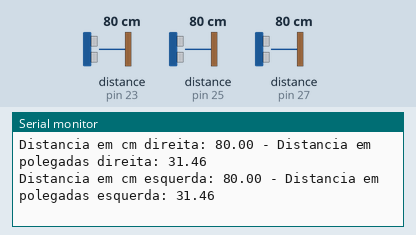
Bench run of a sketch on a simulated Arduino Mega 2560, built with avr-gcc and run on an emulated ATmega2560. On the bench: the last lines printed to the serial monitor. The test bench sets the inputs (shaded band); at power-on: distance to the obstacle (sensors on pin 23, pin 25, pin 27) 80 cm. The echo pulse lasts 58.3 µs per cm.

Above: at 1.2 s.
1.3 s: distance to the obstacle (sensor on pin 23) set to 2 cm
At 2.4 s:
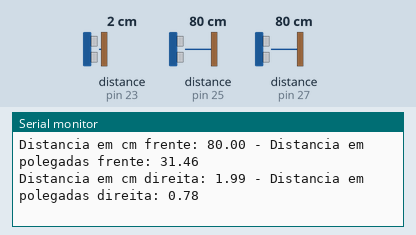
4.3 s: distance to the obstacle (sensor on pin 25) set to 2 cm
At 5.4 s:
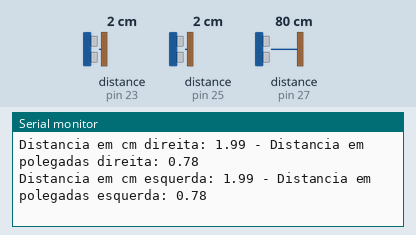
7.3 s: distance to the obstacle (sensor on pin 27) set to 2 cm
At 7.9 s:
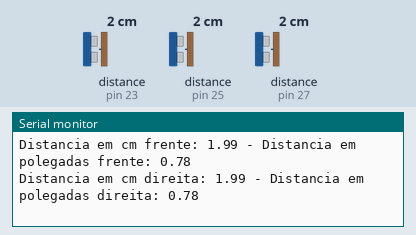
10.3 s: distance to the obstacle (sensor on pin 23) set to 18 cm
At 11.4 s:
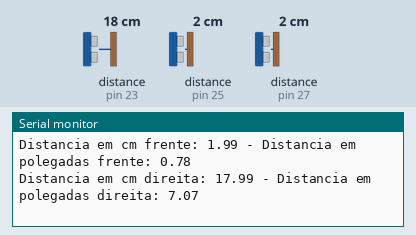
13.3 s: distance to the obstacle (sensor on pin 25) set to 18 cm
At 14.2 s:
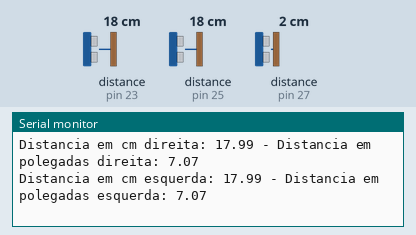
16.3 s: distance to the obstacle (sensor on pin 27) set to 18 cm
At 17.4 s:
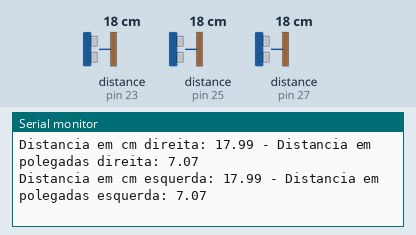
Timing chart, 0 to 19.3 s (numbered marks = the images above; inputs shaded):
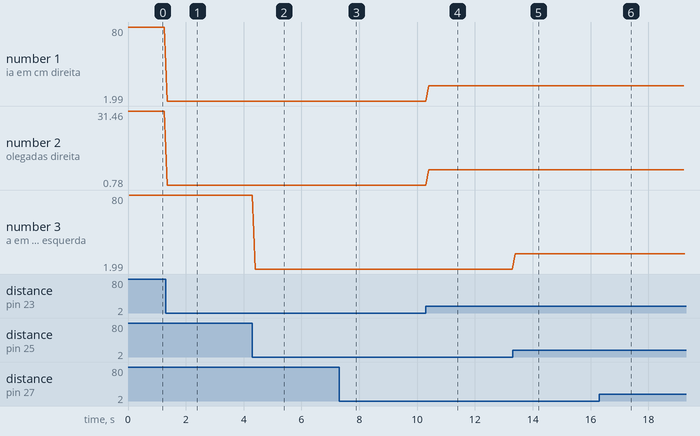

The sketch:

3sensorsom.ino
```cpp
#include <Ultrasonic.h>
#define pino_trigger1 22
#define pino_trigger2 24
#define pino_trigger3 26
#define pino_echo1 23
#define pino_echo2 25
#define pino_echo3 27
#define lado 8.5
Ultrasonic ultrasonic1(pino_trigger1, pino_echo1);
Ultrasonic ultrasonic2(pino_trigger2, pino_echo2);
Ultrasonic ultrasonic3(pino_trigger3, pino_echo3);

void setup() {
  Serial.begin(19200);
  Serial.println("lendo dados do sensor....");
}


void loop() {
  float cmMsec1, inMsec1;
  long microsec1 = ultrasonic1.timing();
  cmMsec1 = ultrasonic1.convert(microsec1, Ultrasonic::CM);
  inMsec1 = ultrasonic1.convert(microsec1, Ultrasonic::IN);
  Serial.print("Distancia em cm direita: ");
  Serial.print(cmMsec1);
  Serial.print(" - Distancia em polegadas direita: ");
  Serial.println(inMsec1);

  float cmMsec2, inMsec2;
  long microsec2 = ultrasonic2.timing();
  cmMsec2 = ultrasonic2.convert(microsec2, Ultrasonic::CM);
  inMsec2 = ultrasonic2.convert(microsec2, Ultrasonic::IN);
  Serial.print("Distancia em cm esquerda: ");
  Serial.print(cmMsec2);
  Serial.print(" - Distancia em polegadas esquerda: ");
  Serial.println(inMsec2);

  float cmMsec3, inMsec3;
  long microsec3 = ultrasonic3.timing();
  cmMsec3 = ultrasonic3.convert(microsec3, Ultrasonic::CM);
  inMsec3 = ultrasonic3.convert(microsec3, Ultrasonic::IN);
  Serial.print("Distancia em cm frente: ");
  Serial.print(cmMsec3);
  Serial.print(" - Distancia em polegadas frente: ");
  Serial.println(inMsec3);
}
```

Measured:
- after the input at 1.3 s, the serial monitor: prints a new line after 0.06 s (image 1)
- after the input at 4.3 s, the serial monitor: prints a new line after 0.10 s (image 2)
- after the input at 7.3 s, the serial monitor: prints a new line after 0.12 s (image 3)
- after the input at 10.3 s, the serial monitor: prints a new line after 0.10 s (image 4)
- after the input at 13.3 s, the serial monitor: prints a new line after 0.10 s (image 5)
- after the input at 16.3 s, the serial monitor: prints a new line after 0.11 s (image 6)
- plotted number 1: 80 → 1.99 after the input at 1.3 s, 1.99 → 17.99 after the input at 10.3 s
- plotted number 2: 31.46 → 0.78 after the input at 1.3 s, 0.78 → 7.07 after the input at 10.3 s
